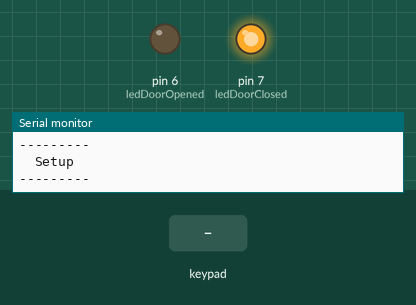
Recording of a sketch running on a simulated Arduino Uno, built with avr-gcc and run on an emulated ATmega328P. On the bench: output pins drawn as LEDs (lit = HIGH), the last lines printed to the serial monitor. Inputs (shaded band) come from the test bench.

Above: at 1.2 s.
1.3 s: key 'A' pressed
At 2.3 s:
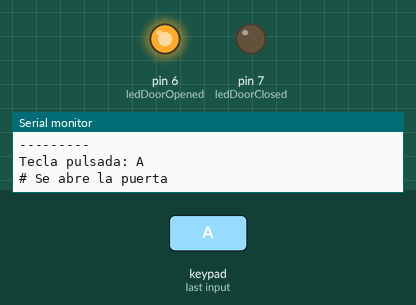
2.8 s: keypad keys 2 3 4 5 pressed 0.4 s apart
7.4 s: key 'B' pressed
8.9 s: keypad keys 2 3 4 5 # pressed 0.4 s apart
12.4 s: key 'C' pressed
13.9 s: keypad keys 2 3 4 5 * pressed 0.4 s apart
Timing chart, 0 to 16.9 s (numbered marks = the images above; inputs shaded):
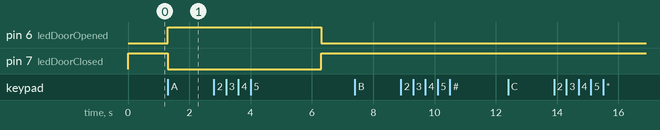

The sketch:

Ejercicio2.2.ino
```cpp
/*
   Circuito disponible en Tinkercad en el siguiente enlace:
   https://www.tinkercad.com/things/hlJc0ERJcDu

   La sección "Código" está vacía. Hay que copiar el código de
   este fichero e introducirlo ahí para probar el funcionamiento.
*/

#include <Keypad.h>

// Pines utilizados para los estados abierto y cerrado de la puerta
const int ledDoorOpened = 6; // es un led rojo, que cuando está encendido indica puerta abierta/abriéndose
const int ledDoorClosed = 7; // es un led verde, que cuando está encendido indica puerta cerrada/cerrándose

// Teclado
const byte numRows = 4; // numero de filas del teclado
const byte numColumns = 4; // numero de columnas del teclado
// Matriz con todas las teclas del teclado
char keys[numRows][numColumns] = {
  {'1', '2', '3', 'A'},
  {'4', '5', '6', 'B'},
  {'7', '8', '9', 'C'},
  {'*', '0', '#', 'D'}
};
byte rowsPins[numRows] = {2, 3, 4, 5}; // Pines utilizados para las filas
byte columnsPins[numColumns] = {A0, A1, A2, A3}; // Pines utilizados para las columnas

// Indica el estado de la puerta (abierta/cerrada)
boolean doorIsOpened = false;
// Almacena el instante en el que se abrió la puerta en milisegundos
double timeDoorWasOpened;

// Creamos un objeto Keypad que representa el teclado
Keypad _keypad = Keypad(makeKeymap(keys), rowsPins, columnsPins, numRows, numColumns);

// Buffer de lectura en el que iremos almacenando todas las teclas que pulsa el usuario
String readingBuffer = "";

void setup() {
  Serial.begin(9600);
  Serial.println("\n---------\n  Setup\n---------");

  // Salidas de los leds
  pinMode(ledDoorOpened, OUTPUT);
  pinMode(ledDoorClosed, OUTPUT);

  // Inicialmente la puerta está cerrada
  digitalWrite(ledDoorClosed, HIGH);
}

void loop() {
  // Comprobamos si la puerta está abierta y han pasado los 5 segundos
  checkIfTimeHasPassed();

  // Comprobamos si se pulsa el teclado
  checkKeystrokes();
}

void checkIfTimeHasPassed() {
  // Si la puerta está abierta y han pasado 5 segundos desde que se abrió
  if (doorIsOpened && millis() - timeDoorWasOpened >= 5000) {
    Serial.println("\n> Se acaban los 5 segundos de apertura");
    // Se cierra la puerta
    closeTheDoor();
  }
}

void checkKeystrokes() {
  // Obtenemos la tecla pulsada (devuelve '\0' si no se pulsó ninguna)
  char key = _keypad.getKey();

  // Si se pulsó alguna tecla
  if (key != '\0') {
    Serial.println("Tecla pulsada: " + String(key));

    // Si la tecla pulsada es la A y la puerta está cerrada
    if (key == 'A' && !doorIsOpened) {
      // Abrimos la puerta durante 5 segundos
      openTheDoorFor5Seconds();
    }
    // Si la tecla pulsada es la C y la puerta está abierta
    else if (key == 'C' && doorIsOpened) {
      Serial.println("\n> Se fuerza al cierre de la puerta");
      // Se cierra la puerta
      closeTheDoor();
    }
  }
}

void openTheDoorFor5Seconds() {
  Serial.println("\n# Se abre la puerta");

  // Se encienden/apagan los leds correspondientes
  digitalWrite(ledDoorClosed, LOW);
  digitalWrite(ledDoorOpened, HIGH);

  // Se indica que la puerta está abierta y se almacena el momento en el que se abrió
  doorIsOpened = true;
  timeDoorWasOpened = millis();
}

void closeTheDoor() {
  Serial.println("# Se cierra la puerta\n");

  // Se encienden/apagan los leds correspondientes
  digitalWrite(ledDoorClosed, HIGH);
  digitalWrite(ledDoorOpened, LOW);

  // Se indica que la puerta está cerrada
  doorIsOpened = false;
}
```

Measured:
- after the input at 1.3 s, pin 6 (ledDoorOpened): LOW → HIGH at once; pin 7 (ledDoorClosed): HIGH → LOW at once
